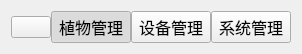
   <widget class="QWidget" name="layoutWidget">
    <property name="geometry">
     <rect>
      <x>10</x>
      <y>0</y>
      <width>291</width>
      <height>41</height>
     </rect>
    </property>
    <layout class="QHBoxLayout" name="horizontalLayout">
     <property name="spacing">
      <number>0</number>
     </property>
     <property name="sizeConstraint">
      <enum>QLayout::SizeConstraint::SetMinimumSize</enum>
     </property>
     <item>
      <widget class="QPushButton" name="btnHome">
       <property name="sizePolicy">
        <sizepolicy hsizetype="Fixed" vsizetype="Fixed">
         <horstretch>0</horstretch>
         <verstretch>0</verstretch>
        </sizepolicy>
       </property>
       <property name="text">
        <string/>
       </property>
       <property name="icon">
        <iconset theme="QIcon::ThemeIcon::GoHome"/>
       </property>
      </widget>
     </item>
     <item>
      <widget class="QPushButton" name="btnPlant">
       <property name="font">
        <font>
         <pointsize>12</pointsize>
        </font>
       </property>
       <property name="text">
        <string>植物管理</string>
       </property>
       <property name="checkable">
        <bool>true</bool>
       </property>
       <property name="checked">
        <bool>true</bool>
       </property>
      </widget>
     </item>
     <item>
      <widget class="QPushButton" name="btnDevice">
       <property name="font">
        <font>
         <pointsize>12</pointsize>
        </font>
       </property>
       <property name="text">
        <string>设备管理</string>
       </property>
       <property name="checkable">
        <bool>true</bool>
       </property>
      </widget>
     </item>
     <item>
      <widget class="QPushButton" name="btnSystem">
       <property name="font">
        <font>
         <pointsize>12</pointsize>
        </font>
       </property>
       <property name="text">
        <string>系统管理</string>
       </property>
       <property name="checkable">
        <bool>true</bool>
       </property>
      </widget>
     </item>
    </layout>
   </widget>
